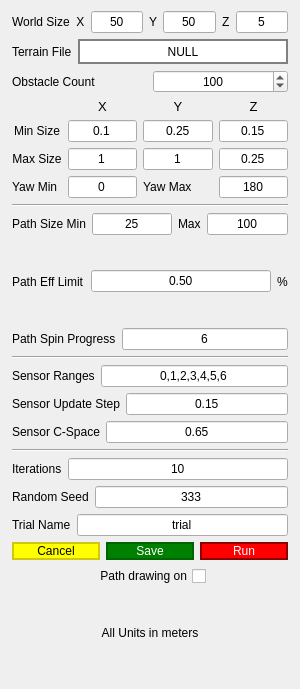
<?xml version="1.0" encoding="UTF-8"?>
<ui version="4.0">
 <class>automatortool</class>
 <widget class="QDialog" name="automatortool">
  <property name="windowModality">
   <enum>Qt::NonModal</enum>
  </property>
  <property name="geometry">
   <rect>
    <x>0</x>
    <y>0</y>
    <width>300</width>
    <height>689</height>
   </rect>
  </property>
  <property name="sizePolicy">
   <sizepolicy hsizetype="Preferred" vsizetype="Preferred">
    <horstretch>0</horstretch>
    <verstretch>0</verstretch>
   </sizepolicy>
  </property>
  <property name="minimumSize">
   <size>
    <width>300</width>
    <height>0</height>
   </size>
  </property>
  <property name="maximumSize">
   <size>
    <width>400</width>
    <height>689</height>
   </size>
  </property>
  <property name="windowTitle">
   <string>Dialog</string>
  </property>
  <layout class="QVBoxLayout" name="verticalLayout">
   <property name="spacing">
    <number>-1</number>
   </property>
   <property name="leftMargin">
    <number>12</number>
   </property>
   <property name="rightMargin">
    <number>12</number>
   </property>
   <property name="bottomMargin">
    <number>6</number>
   </property>
   <item>
    <layout class="QHBoxLayout" name="horizontalLayout">
     <item>
      <widget class="QLabel" name="label">
       <property name="text">
        <string>World Size  X</string>
       </property>
      </widget>
     </item>
     <item>
      <widget class="QLineEdit" name="lineEditWorldSizeX">
       <property name="text">
        <string>50</string>
       </property>
       <property name="alignment">
        <set>Qt::AlignCenter</set>
       </property>
      </widget>
     </item>
     <item>
      <widget class="QLabel" name="label_13">
       <property name="text">
        <string>Y</string>
       </property>
      </widget>
     </item>
     <item>
      <widget class="QLineEdit" name="lineEditWorldSizeY">
       <property name="text">
        <string>50</string>
       </property>
       <property name="alignment">
        <set>Qt::AlignCenter</set>
       </property>
      </widget>
     </item>
     <item>
      <widget class="QLabel" name="label_18">
       <property name="text">
        <string>Z</string>
       </property>
      </widget>
     </item>
     <item>
      <widget class="QLineEdit" name="lineEditWorldSizeZ">
       <property name="text">
        <string>5</string>
       </property>
       <property name="alignment">
        <set>Qt::AlignCenter</set>
       </property>
      </widget>
     </item>
    </layout>
   </item>
   <item>
    <layout class="QHBoxLayout" name="horizontalLayout_2">
     <item>
      <widget class="QLabel" name="label_5">
       <property name="text">
        <string>Terrain File</string>
       </property>
      </widget>
     </item>
     <item>
      <widget class="QPushButton" name="buttonTerrainFile">
       <property name="sizePolicy">
        <sizepolicy hsizetype="Expanding" vsizetype="Maximum">
         <horstretch>0</horstretch>
         <verstretch>0</verstretch>
        </sizepolicy>
       </property>
       <property name="minimumSize">
        <size>
         <width>0</width>
         <height>25</height>
        </size>
       </property>
       <property name="styleSheet">
        <string notr="true">QPushButton{
background: white;
 border: 2px solid grey;
color: black;
}

QPushButton:pressed{
background: blue;
border: 2px solid darkblue;
color: white;
}</string>
       </property>
       <property name="text">
        <string>NULL</string>
       </property>
      </widget>
     </item>
    </layout>
   </item>
   <item>
    <layout class="QHBoxLayout" name="horizontalLayout_3">
     <item>
      <widget class="QLabel" name="label_2">
       <property name="text">
        <string>Obstacle Count</string>
       </property>
      </widget>
     </item>
     <item>
      <widget class="QSpinBox" name="spinBoxObstacleCount">
       <property name="alignment">
        <set>Qt::AlignCenter</set>
       </property>
       <property name="maximum">
        <number>5000</number>
       </property>
       <property name="singleStep">
        <number>20</number>
       </property>
       <property name="value">
        <number>100</number>
       </property>
      </widget>
     </item>
    </layout>
   </item>
   <item>
    <layout class="QGridLayout" name="gridLayout">
     <item row="1" column="1" rowspan="2">
      <widget class="QLineEdit" name="lineEditObstMinX">
       <property name="text">
        <string>0.1</string>
       </property>
       <property name="alignment">
        <set>Qt::AlignCenter</set>
       </property>
      </widget>
     </item>
     <item row="1" column="2" rowspan="2">
      <widget class="QLineEdit" name="lineEditObstMinY">
       <property name="text">
        <string>0.25</string>
       </property>
       <property name="alignment">
        <set>Qt::AlignCenter</set>
       </property>
      </widget>
     </item>
     <item row="1" column="3" rowspan="2">
      <widget class="QLineEdit" name="lineEditObstMinZ">
       <property name="text">
        <string>0.15</string>
       </property>
       <property name="alignment">
        <set>Qt::AlignCenter</set>
       </property>
      </widget>
     </item>
     <item row="3" column="1">
      <widget class="QLineEdit" name="lineEditObstMaxX">
       <property name="text">
        <string>1</string>
       </property>
       <property name="alignment">
        <set>Qt::AlignCenter</set>
       </property>
      </widget>
     </item>
     <item row="3" column="2">
      <widget class="QLineEdit" name="lineEditObstMaxY">
       <property name="text">
        <string>1</string>
       </property>
       <property name="alignment">
        <set>Qt::AlignCenter</set>
       </property>
      </widget>
     </item>
     <item row="3" column="3">
      <widget class="QLineEdit" name="lineEditObstMaxZ">
       <property name="text">
        <string>0.25</string>
       </property>
       <property name="alignment">
        <set>Qt::AlignCenter</set>
       </property>
      </widget>
     </item>
     <item row="0" column="1">
      <widget class="QLabel" name="label_7">
       <property name="font">
        <font>
         <pointsize>10</pointsize>
        </font>
       </property>
       <property name="text">
        <string>X</string>
       </property>
       <property name="alignment">
        <set>Qt::AlignCenter</set>
       </property>
      </widget>
     </item>
     <item row="0" column="2">
      <widget class="QLabel" name="label_11">
       <property name="font">
        <font>
         <pointsize>10</pointsize>
        </font>
       </property>
       <property name="text">
        <string>Y</string>
       </property>
       <property name="alignment">
        <set>Qt::AlignCenter</set>
       </property>
      </widget>
     </item>
     <item row="0" column="3">
      <widget class="QLabel" name="label_16">
       <property name="font">
        <font>
         <pointsize>10</pointsize>
        </font>
       </property>
       <property name="text">
        <string>Z</string>
       </property>
       <property name="alignment">
        <set>Qt::AlignCenter</set>
       </property>
      </widget>
     </item>
     <item row="1" column="0" rowspan="2">
      <widget class="QLabel" name="label_3">
       <property name="text">
        <string>Min Size</string>
       </property>
       <property name="alignment">
        <set>Qt::AlignCenter</set>
       </property>
      </widget>
     </item>
     <item row="3" column="0">
      <widget class="QLabel" name="label_4">
       <property name="text">
        <string>Max Size</string>
       </property>
       <property name="alignment">
        <set>Qt::AlignCenter</set>
       </property>
      </widget>
     </item>
     <item row="4" column="0">
      <widget class="QLabel" name="label_19">
       <property name="text">
        <string>Yaw Min</string>
       </property>
      </widget>
     </item>
     <item row="4" column="2">
      <widget class="QLabel" name="label_20">
       <property name="text">
        <string>Yaw Max</string>
       </property>
      </widget>
     </item>
     <item row="4" column="1">
      <widget class="QLineEdit" name="lineEditObstYawMin">
       <property name="text">
        <string>0</string>
       </property>
       <property name="alignment">
        <set>Qt::AlignCenter</set>
       </property>
      </widget>
     </item>
     <item row="4" column="3">
      <widget class="QLineEdit" name="lineEditObstYawMax">
       <property name="text">
        <string>180</string>
       </property>
       <property name="alignment">
        <set>Qt::AlignCenter</set>
       </property>
      </widget>
     </item>
    </layout>
   </item>
   <item>
    <widget class="Line" name="line">
     <property name="orientation">
      <enum>Qt::Horizontal</enum>
     </property>
    </widget>
   </item>
   <item>
    <layout class="QHBoxLayout" name="horizontalLayout_4">
     <item>
      <widget class="QLabel" name="label_6">
       <property name="text">
        <string>Path Size Min</string>
       </property>
      </widget>
     </item>
     <item>
      <widget class="QLineEdit" name="lineEditPathMin">
       <property name="text">
        <string>25</string>
       </property>
       <property name="alignment">
        <set>Qt::AlignCenter</set>
       </property>
      </widget>
     </item>
     <item>
      <widget class="QLabel" name="label_12">
       <property name="text">
        <string>Max</string>
       </property>
      </widget>
     </item>
     <item>
      <widget class="QLineEdit" name="lineEditPathMax">
       <property name="text">
        <string>100</string>
       </property>
       <property name="alignment">
        <set>Qt::AlignCenter</set>
       </property>
      </widget>
     </item>
    </layout>
   </item>
   <item>
    <layout class="QHBoxLayout" name="horizontalLayout_11">
     <item>
      <widget class="QLabel" name="label_21">
       <property name="text">
        <string>Path Eff Limit</string>
       </property>
      </widget>
     </item>
     <item>
      <widget class="QLineEdit" name="lineEditPathEff">
       <property name="text">
        <string>0.50</string>
       </property>
       <property name="alignment">
        <set>Qt::AlignCenter</set>
       </property>
      </widget>
     </item>
     <item>
      <widget class="QLabel" name="label_23">
       <property name="text">
        <string>%</string>
       </property>
      </widget>
     </item>
    </layout>
   </item>
   <item>
    <layout class="QHBoxLayout" name="horizontalLayout_12">
     <item>
      <widget class="QLabel" name="label_22">
       <property name="text">
        <string>Path Spin Progress</string>
       </property>
      </widget>
     </item>
     <item>
      <widget class="QLineEdit" name="lineEditPathSpin">
       <property name="text">
        <string>6</string>
       </property>
       <property name="alignment">
        <set>Qt::AlignCenter</set>
       </property>
      </widget>
     </item>
    </layout>
   </item>
   <item>
    <widget class="Line" name="line_2">
     <property name="orientation">
      <enum>Qt::Horizontal</enum>
     </property>
    </widget>
   </item>
   <item>
    <layout class="QHBoxLayout" name="horizontalLayout_5">
     <item>
      <widget class="QLabel" name="label_8">
       <property name="text">
        <string>Sensor Ranges</string>
       </property>
      </widget>
     </item>
     <item>
      <widget class="QLineEdit" name="lineEditSensorRanges">
       <property name="text">
        <string>0,1,2,3,4,5,6</string>
       </property>
       <property name="alignment">
        <set>Qt::AlignCenter</set>
       </property>
      </widget>
     </item>
    </layout>
   </item>
   <item>
    <layout class="QHBoxLayout" name="horizontalLayout_6">
     <item>
      <widget class="QLabel" name="label_14">
       <property name="text">
        <string>Sensor Update Step</string>
       </property>
      </widget>
     </item>
     <item>
      <widget class="QLineEdit" name="lineEditSensorStep">
       <property name="text">
        <string>0.15</string>
       </property>
       <property name="alignment">
        <set>Qt::AlignCenter</set>
       </property>
      </widget>
     </item>
    </layout>
   </item>
   <item>
    <layout class="QHBoxLayout" name="horizontalLayout_13">
     <item>
      <widget class="QLabel" name="label_24">
       <property name="text">
        <string>Sensor C-Space</string>
       </property>
      </widget>
     </item>
     <item>
      <widget class="QLineEdit" name="lineEditSensorSpace">
       <property name="text">
        <string>0.65</string>
       </property>
       <property name="alignment">
        <set>Qt::AlignCenter</set>
       </property>
      </widget>
     </item>
    </layout>
   </item>
   <item>
    <widget class="Line" name="line_3">
     <property name="orientation">
      <enum>Qt::Horizontal</enum>
     </property>
    </widget>
   </item>
   <item>
    <layout class="QHBoxLayout" name="horizontalLayout_7">
     <item>
      <widget class="QLabel" name="label_15">
       <property name="text">
        <string>Iterations</string>
       </property>
      </widget>
     </item>
     <item>
      <widget class="QLineEdit" name="lineEditIterations">
       <property name="text">
        <string>10</string>
       </property>
       <property name="alignment">
        <set>Qt::AlignCenter</set>
       </property>
      </widget>
     </item>
    </layout>
   </item>
   <item>
    <layout class="QHBoxLayout" name="horizontalLayout_8">
     <item>
      <widget class="QLabel" name="label_9">
       <property name="text">
        <string>Random Seed</string>
       </property>
      </widget>
     </item>
     <item>
      <widget class="QLineEdit" name="lineEditSeed">
       <property name="text">
        <string>333</string>
       </property>
       <property name="alignment">
        <set>Qt::AlignCenter</set>
       </property>
      </widget>
     </item>
    </layout>
   </item>
   <item>
    <layout class="QHBoxLayout" name="horizontalLayout_9">
     <item>
      <widget class="QLabel" name="label_10">
       <property name="text">
        <string>Trial Name</string>
       </property>
      </widget>
     </item>
     <item>
      <widget class="QLineEdit" name="lineEditTrialName">
       <property name="text">
        <string>trial</string>
       </property>
       <property name="alignment">
        <set>Qt::AlignCenter</set>
       </property>
      </widget>
     </item>
    </layout>
   </item>
   <item>
    <layout class="QHBoxLayout" name="horizontalLayout_10">
     <item>
      <widget class="QPushButton" name="buttonCancel">
       <property name="styleSheet">
        <string notr="true">QPushButton{
background: yellow;
 border: 2px solid rgb(206, 201, 14);
 border-radius:10;
color: black;}

QPushButton:pressed{
background: blue;
border: 2px solid darkblue;
border-radius:10;
color: white;
}</string>
       </property>
       <property name="text">
        <string>Cancel</string>
       </property>
      </widget>
     </item>
     <item>
      <widget class="QPushButton" name="buttonSave">
       <property name="styleSheet">
        <string notr="true">QPushButton{
background: green;
 border: 2px solid darkgreen;
 border-radius:10;
color: white;}

QPushButton:pressed{
background: blue;
border: 2px solid darkblue;
border-radius:10;
color: white;
}</string>
       </property>
       <property name="text">
        <string>Save</string>
       </property>
      </widget>
     </item>
     <item>
      <widget class="QPushButton" name="buttonRun">
       <property name="styleSheet">
        <string notr="true">QPushButton{
background: red;
 border: 2px solid darkred;
 border-radius:10;
color: white;}

QPushButton:pressed{
background: blue;
border: 2px solid darkblue;
border-radius:10;
color: white;
}</string>
       </property>
       <property name="text">
        <string>Run</string>
       </property>
      </widget>
     </item>
    </layout>
   </item>
   <item>
    <layout class="QHBoxLayout" name="horizontalLayout_14">
     <item>
      <spacer name="horizontalSpacer_2">
       <property name="orientation">
        <enum>Qt::Horizontal</enum>
       </property>
       <property name="sizeHint" stdset="0">
        <size>
         <width>40</width>
         <height>20</height>
        </size>
       </property>
      </spacer>
     </item>
     <item>
      <widget class="QCheckBox" name="checkBoxPathDrawing">
       <property name="layoutDirection">
        <enum>Qt::RightToLeft</enum>
       </property>
       <property name="text">
        <string>Path drawing on</string>
       </property>
      </widget>
     </item>
     <item>
      <spacer name="horizontalSpacer">
       <property name="orientation">
        <enum>Qt::Horizontal</enum>
       </property>
       <property name="sizeHint" stdset="0">
        <size>
         <width>40</width>
         <height>20</height>
        </size>
       </property>
      </spacer>
     </item>
    </layout>
   </item>
   <item>
    <widget class="QLabel" name="label_17">
     <property name="text">
      <string>All Units in meters</string>
     </property>
     <property name="alignment">
      <set>Qt::AlignCenter</set>
     </property>
    </widget>
   </item>
   <item>
    <spacer name="verticalSpacer">
     <property name="orientation">
      <enum>Qt::Vertical</enum>
     </property>
     <property name="sizeType">
      <enum>QSizePolicy::Maximum</enum>
     </property>
     <property name="sizeHint" stdset="0">
      <size>
       <width>20</width>
       <height>10</height>
      </size>
     </property>
    </spacer>
   </item>
  </layout>
 </widget>
 <resources/>
 <connections/>
</ui>
